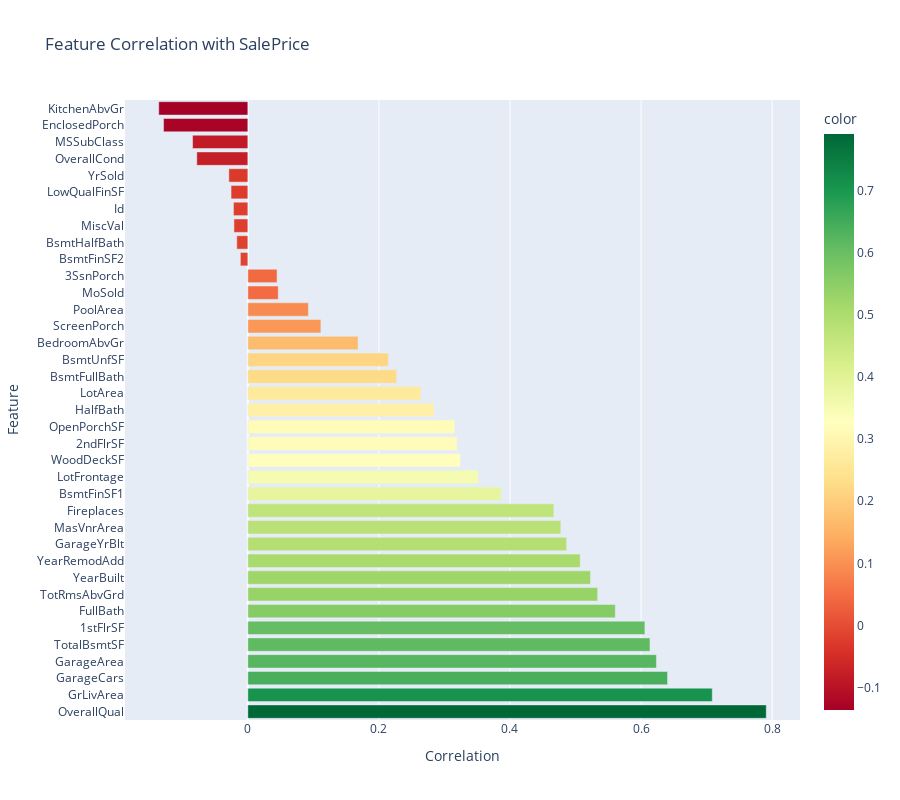

The code cell stored with this chart in its notebook:
### Markdown cell above
### 2.3 Correlation Analysis

### Code cell
# Correlation with SalePrice
numeric_train = train_df.select_dtypes(include=[np.number])
correlations = numeric_train.corr()['SalePrice'].drop('SalePrice').sort_values(ascending=False)

# Interactive bar chart
fig = px.bar(
    x=correlations.values,
    y=correlations.index,
    orientation='h',
    title='Feature Correlation with SalePrice',
    labels={'x': 'Correlation', 'y': 'Feature'},
    color=correlations.values,
    color_continuous_scale='RdYlGn'
)
fig.update_layout(height=800, showlegend=False)
fig.show()

### Figure 1 — Plotly figure (JSON) as saved in the notebook; plotly's stock layout.template omitted (floating-point values rounded to 4 significant figures)
{"data": [{"hovertemplate": "Correlation=%{x}<br>Feature=%{y}<br>color=%{marker.color}<extra></extra>", "legendgroup": "", "marker": {"color": [0.791, 0.7086, 0.6404, 0.6234, 0.6136, 0.6059, 0.5607, 0.5337, 0.5229, 0.5071, 0.4864, 0.4775, 0.4669, 0.3864, 0.3518, 0.3244, 0.3193, 0.3159, 0.2841, 0.2638, 0.2271, 0.2145, 0.1682, 0.1114, 0.0924, 0.04643, 0.04458, -0.01138, -0.01684, -0.02119, -0.02192, -0.02561, -0.02892, -0.07786, -0.08428, -0.1286, -0.1359], "coloraxis": "coloraxis", "pattern": {"shape": ""}}, "name": "", "orientation": "h", "showlegend": false, "textposition": "auto", "type": "bar", "x": [0.791, 0.7086, 0.6404, 0.6234, 0.6136, 0.6059, 0.5607, 0.5337, 0.5229, 0.5071, 0.4864, 0.4775, 0.4669, 0.3864, 0.3518, 0.3244, 0.3193, 0.3159, 0.2841, 0.2638, 0.2271, 0.2145, 0.1682, 0.1114, 0.0924, 0.04643, 0.04458, -0.01138, -0.01684, -0.02119, -0.02192, -0.02561, -0.02892, -0.07786, -0.08428, -0.1286, -0.1359], "xaxis": "x", "y": ["OverallQual", "GrLivArea", "GarageCars", "GarageArea", "TotalBsmtSF", "1stFlrSF", "FullBath", "TotRmsAbvGrd", "YearBuilt", "YearRemodAdd", "GarageYrBlt", "MasVnrArea", "Fireplaces", "BsmtFinSF1", "LotFrontage", "WoodDeckSF", "2ndFlrSF", "OpenPorchSF", "HalfBath", "LotArea", "BsmtFullBath", "BsmtUnfSF", "BedroomAbvGr", "ScreenPorch", "PoolArea", "MoSold", "3SsnPorch", "BsmtFinSF2", "BsmtHalfBath", "MiscVal", "Id", "LowQualFinSF", "YrSold", "OverallCond", "MSSubClass", "EnclosedPorch", "KitchenAbvGr"], "yaxis": "y"}], "layout": {"barmode": "relative", "coloraxis": {"colorbar": {"title": {"text": "color"}}, "colorscale": [[0, "rgb(165,0,38)"], [0.1, "rgb(215,48,39)"], [0.2, "rgb(244,109,67)"], [0.3, "rgb(253,174,97)"], [0.4, "rgb(254,224,139)"], [0.5, "rgb(255,255,191)"], [0.6, "rgb(217,239,139)"], [0.7, "rgb(166,217,106)"], [0.8, "rgb(102,189,99)"], [0.9, "rgb(26,152,80)"], [1, "rgb(0,104,55)"]]}, "height": 800, "legend": {"tracegroupgap": 0}, "showlegend": false, "title": {"text": "Feature Correlation with SalePrice"}, "xaxis": {"anchor": "y", "domain": [0, 1], "title": {"text": "Correlation"}}, "yaxis": {"anchor": "x", "domain": [0, 1], "title": {"text": "Feature"}}}}
